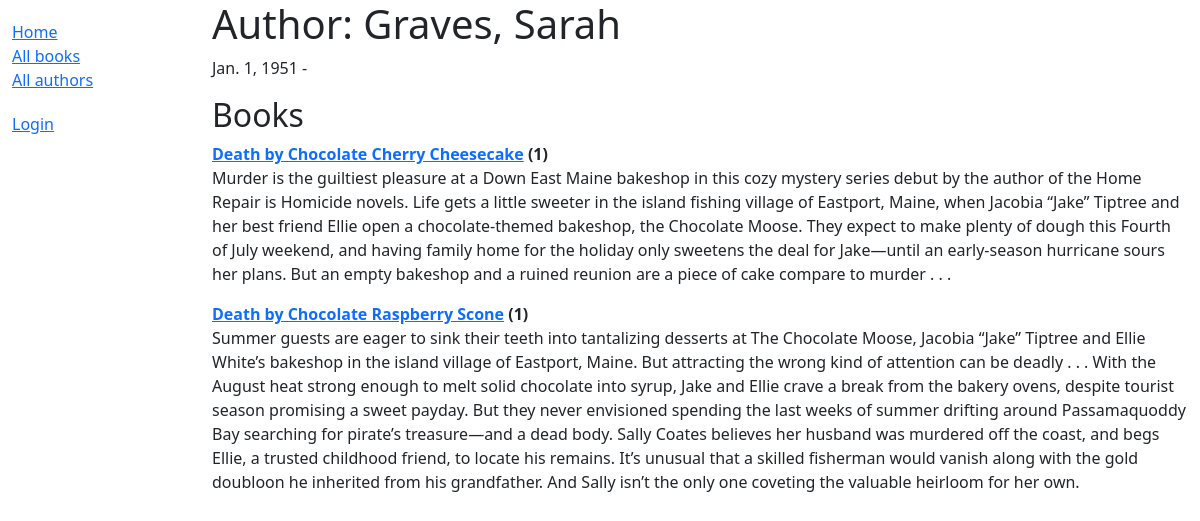
The app's page /catalog/author/1 with its own data.
### catalog/models.py (models this page shows, shortened)
class Author(models.Model):
    first_name = models.CharField(max_length=100)
    last_name = models.CharField(max_length=100)
    date_of_birth = models.DateField(null=True, blank=True)
    date_of_death = models.DateField('died', null=True, blank=True)
    class Meta:
        ordering = ['last_name', 'first_name']

class Book(models.Model):
    title = models.CharField(max_length=200)
    author = models.ForeignKey('Author', on_delete=models.RESTRICT, null=True)
    summary = models.TextField(
        max_length=1000, help_text="Enter a brief description of the book")
    isbn = models.CharField('ISBN', max_length=13,
                            unique=True,
                            help_text='13 Character <a href="https://www.isbn-international.org/content/what-isbn'
                                      '">ISBN number</a>')
    genre = models.ManyToManyField(
        Genre, help_text="Select a genre for this book")
    language = models.ForeignKey(
        'Language', on_delete=models.SET_NULL, null=True)
    class Meta:
        ordering = ['title', 'author']
    def display_genre(self):
        """Creates a string for the Genre. This is required to display genre in Admin."""
        return ', '.join([genre.name for genre in self.genre.all()[:3]])
    display_genre.short_description = 'Genre'
    def get_absolute_url(self):
        return reverse('book-detail', args=[str(self.id)])

### catalog/views.py (the view)
# urls.py: path('author/<int:pk>', views.AuthorDetailView.as_view(), name='author-detail'),
class AuthorDetailView(generic.DetailView):
    model = Author

### catalog/templates/catalog/author_detail.html (shortened to what this page needs)
{% extends "base_generic.html" %}
{% block content %}
  <h1>Author: {{ author.last_name }}, {{ author.first_name }}</h1>
  <p>{{ author.date_of_birth|default_if_none:"" }} - {{ author.date_of_death|default_if_none:"" }}</p>
  <h2>Books</h2>
  {% for book in author.book_set.all %}
  <p>
    <strong><a href="{{ book.get_absolute_url }}">{{ book.title }}</a> ({{ book.bookinstance_set.all.count }})</strong><br>
    {{ book.summary }}
  </p>
  {% endfor %}
{% endblock %}
{% block sidebar %}
  {{ block.super }}
{% endblock %}

### records on screen
Author: date_of_birth "Jan. 1, 1951"
Book: title "Death by Chocolate Cherry Cheesecake", bookinstance_set.all.count "1", summary "Murder is the guiltiest pleasure at a Down East Maine bakeshop in this cozy mystery series debut by the author of the Home Repair is Homicide novels. Life gets a little sweeter in the island fishing village of Eastport, Maine, when Jacobia “Jake” Tiptree and her best friend Ellie open a chocolate-themed bakeshop, the Chocolate Moose. They expect to make plenty of dough this Fourth of July weekend, and having family home for the holiday only sweetens the deal for Jake—until an early-season hurricane sours her plans. But an empty bakeshop and a ruined reunion are a piece of cake compare to murder . . ."
Book: title "Death by Chocolate Raspberry Scone", bookinstance_set.all.count "1", summary "Summer guests are eager to sink their teeth into tantalizing desserts at The Chocolate Moose, Jacobia “Jake” Tiptree and Ellie White’s bakeshop in the island village of Eastport, Maine. But attracting the wrong kind of attention can be deadly . . . With the August heat strong enough to melt solid chocolate into syrup, Jake and Ellie crave a break from the bakery ovens, despite tourist season promising a sweet payday. But they never envisioned spending the last weeks of summer drifting around Passamaquoddy Bay searching for pirate’s treasure—and a dead body. Sally Coates believes her husband was murdered off the coast, and begs Ellie, a trusted childhood friend, to locate his remains. It’s…"
